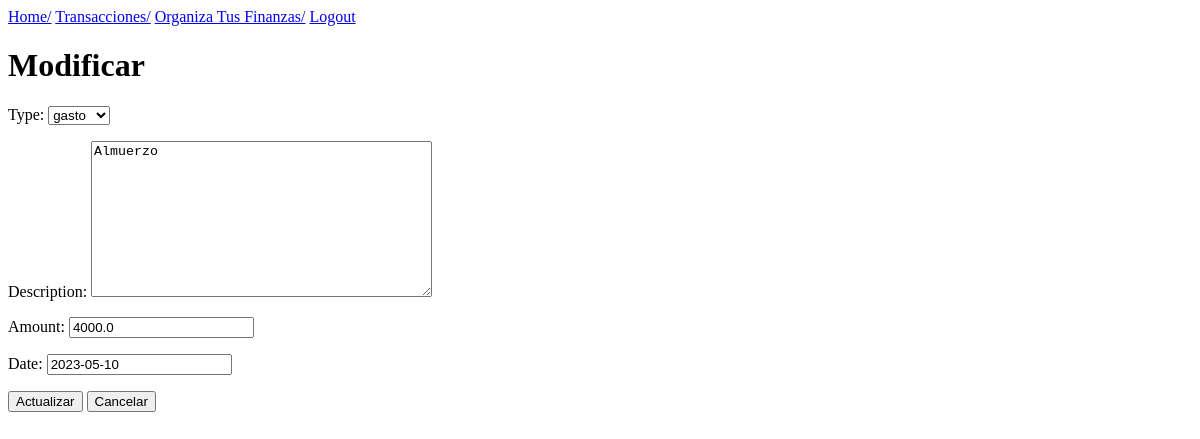
Before: /editTrans/11 (signed in) with the older database file.
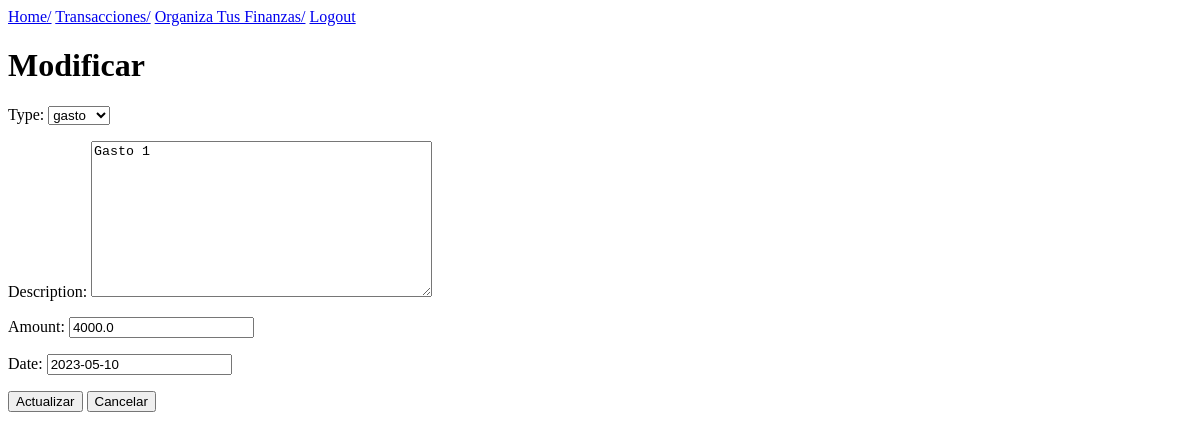
After: the same page with the newer database file.
### finanzapp/models.py (models this page shows)
class Transaction(models.Model):
    user = models.ForeignKey(User, on_delete=models.CASCADE, related_name="transactions")
    types = [('spend', 'gasto'), ('deposit', 'abono')]
    type = models.CharField(choices=types, max_length=100)
    description = models.TextField(max_length=500)
    amount = models.FloatField(default=0)
    date = models.DateField(default=timezone.now().strftime("%Y-%m-%d"))
    category = models.ForeignKey(Category, on_delete=models.CASCADE, related_name="transactions", blank=True, null=True)

### finanzapp/views.py (the view)
# urls.py: path('editTrans/<int:id_transaccion>', edit_trans, name='edit_trans'),
def edit_trans(request, id_transaccion):
    if request.user.is_authenticated:
        transaccion= Transaction.objects.filter(id=id_transaccion).first()
        if transaccion.user == request.user:
            form = EditTransactionForm(instance = transaccion)
            return render(request, "edit_trans.html", {"form": form, "transaction": transaccion})
        else:
            return redirect('list')
    else:
        return redirect('login')

### finanzapp/forms.py
class EditTransactionForm(forms.ModelForm):
   class Meta:
      model = Transaction
      fields = ["type", "description", "amount", "date"]

### finanzapp/templates/edit_trans.html (shortened to what this page needs)
{% extends 'base.html' %}
{% block content %}
<h1> Modificar </h1>
<form action="/actualizarTrans/{{ transaction.id }}" method="post">
      <div class="form-group">
         {{ form.as_p }}
      </div>
      <button type="submit" >Actualizar</button>
      <a href="/list"><button type="button">Cancelar</button></a>
</form>
{% endblock %}

Changed rows visible on the page:
changed Transaction "gasto": description "Almuerzo" → "Gasto 1"
